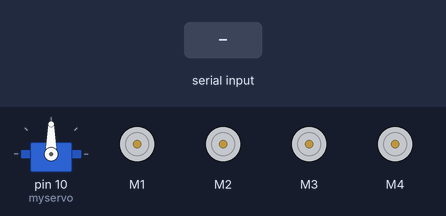
This sketch was run on a simulated Arduino Uno, built with avr-gcc and run on an emulated ATmega328P. On the bench: servo, 4 × DC motor (green arrow = forward, orange = backward, longer = faster). The test bench sets the inputs (shaded band).

Above: at 1.2 s.
1.3 s: "w" received over Serial
At 3.0 s:
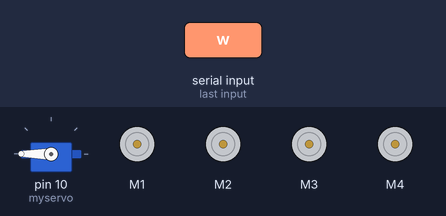
4.3 s: "F" received over Serial
At 4.6 s:
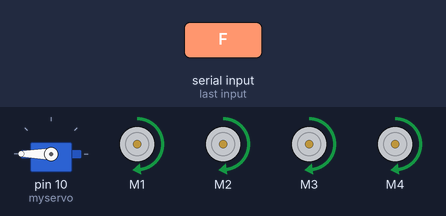
5.8 s: "B" received over Serial
At 6.9 s:
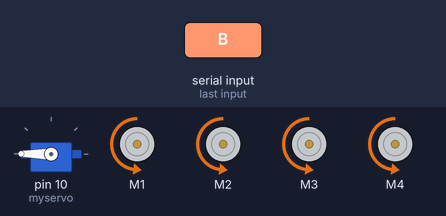
7.3 s: "L" received over Serial
At 8.0 s:
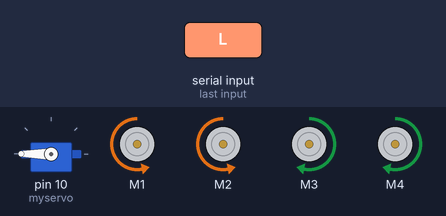
8.8 s: "R" received over Serial
At 9.2 s:
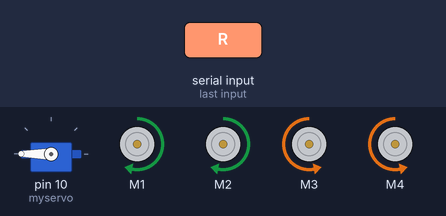
10.3 s: "W" received over Serial
At 11.5 s:
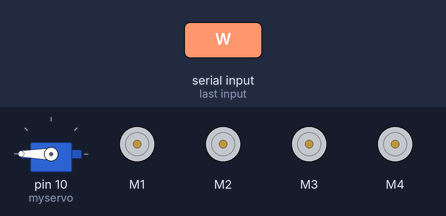
Timing chart, 0 to 12.8 s (numbered marks = the images above; inputs shaded):
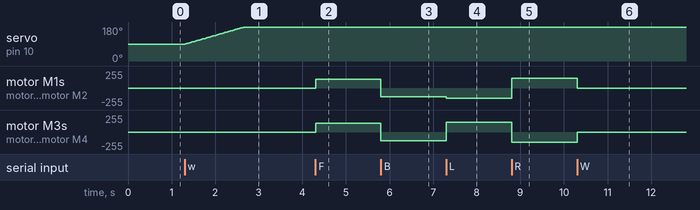

Measured:
- after the input at 1.3 s, servo on pin 10 (myservo): moves from 90° to 180° over 1.3 s, starting at once
- after the input at 4.3 s, motor M1–4: stopped → forward 130/255 at once
- after the input at 5.8 s, motor M1–4: forward 130/255 → backward 130/255 at once
- after the input at 7.3 s, motor M1, motor M2: backward 130/255 → backward 150/255 at once; motor M3, motor M4: backward 130/255 → forward 150/255 at once
- after the input at 8.8 s, motor M1, motor M2: backward 150/255 → forward 150/255 at once; motor M3, motor M4: forward 150/255 → backward 150/255 at once
- after the input at 10.3 s, motor M1, motor M2: forward 150/255 → stopped at once; motor M3, motor M4: backward 150/255 → stopped at once

The sketch:

AgroRobot_ControlSystem.ino
```cpp
#include <AFMotor.h>
#include<Servo.h>
//#include <SoftwareSerial.h>
//initial motors pin
AF_DCMotor motor1(1, MOTOR12_1KHZ);
AF_DCMotor motor2(2, MOTOR12_1KHZ);
AF_DCMotor motor3(3, MOTOR34_1KHZ);
AF_DCMotor motor4(4, MOTOR34_1KHZ);

char command;
Servo myservo; //create servo object to control the servo:
 int pos=0;

void setup()
{
  Serial.begin(9600);
  myservo.attach(10);  //Set the baud rate to your Bluetooth module.
}

void loop(){

  if(Serial.available() > 0){
    command = Serial.read();
    Stop();

    switch(command){
    case 'F':
      forward();
      break;
    case 'B':
       back();
      break;
    case 'L':
      left();
      break;
    case 'R':
      right();
      break;
      case 'W':
      check();
      break;
       case 'w':
      uncheck();
      break;
    }
  }
}

void forward()
{
  motor1.setSpeed(130); //Define maximum velocity
  motor1.run(FORWARD); //rotate the motor clockwise
  motor2.setSpeed(130); //Define maximum velocity
  motor2.run(FORWARD); //rotate the motor clockwise
  motor3.setSpeed(130);//Define maximum velocity
  motor3.run(FORWARD); //rotate the motor clockwise
  motor4.setSpeed(130);//Define maximum velocity
  motor4.run(FORWARD); //rotate the motor clockwise
}

void back()
{
  motor1.setSpeed(130); //Define maximum velocity
  motor1.run(BACKWARD); //rotate the motor anti-clockwise
  motor2.setSpeed(130); //Define maximum velocity
  motor2.run(BACKWARD); //rotate the motor anti-clockwise
  motor3.setSpeed(130); //Define maximum velocity
  motor3.run(BACKWARD); //rotate the motor anti-clockwise
  motor4.setSpeed(130); //Define maximum velocity
  motor4.run(BACKWARD); //rotate the motor anti-clockwise
}

void left()
{
  motor1.setSpeed(150); //Define maximum velocity
  motor1.run(BACKWARD); //rotate the motor anti-clockwise
  motor2.setSpeed(150); //Define maximum velocity
  motor2.run(BACKWARD); //rotate the motor anti-clockwise
  motor3.setSpeed(150); //Define maximum velocity
  motor3.run(FORWARD);  //rotate the motor clockwise
  motor4.setSpeed(150); //Define maximum velocity
  motor4.run(FORWARD);  //rotate the motor clockwise
}

void right()
{
  motor1.setSpeed(150); //Define maximum velocity
  motor1.run(FORWARD); //rotate the motor clockwise
  motor2.setSpeed(150); //Define maximum velocity
  motor2.run(FORWARD); //rotate the motor clockwise
  motor3.setSpeed(150); //Define maximum velocity
  motor3.run(BACKWARD); //rotate the motor anti-clockwise
  motor4.setSpeed(150); //Define maximum velocity
  motor4.run(BACKWARD); //rotate the motor anti-clockwise
}

void Stop()
{
  motor1.setSpeed(0); //Define minimum velocity
  motor1.run(RELEASE); //stop the motor when release the button
  motor2.setSpeed(0); //Define minimum velocity
  motor2.run(RELEASE); //rotate the motor clockwise
  motor3.setSpeed(0); //Define minimum velocity
  motor3.run(RELEASE); //stop the motor when release the button
  motor4.setSpeed(0); //Define minimum velocity
  motor4.run(RELEASE); //stop the motor when release the button
}
void uncheck(){
for(pos = 90; pos <= 180; pos += 1){    // goes from 90 degrees to 180 degrees:
  myservo.write(pos);                   //tell servo to move according to the value of 'pos' variable:
  delay(15);
}
}
void check(){
for(pos = 180; pos <= 90; pos -= 1){
  myservo.write(pos);
  delay(15);
}
}
```
